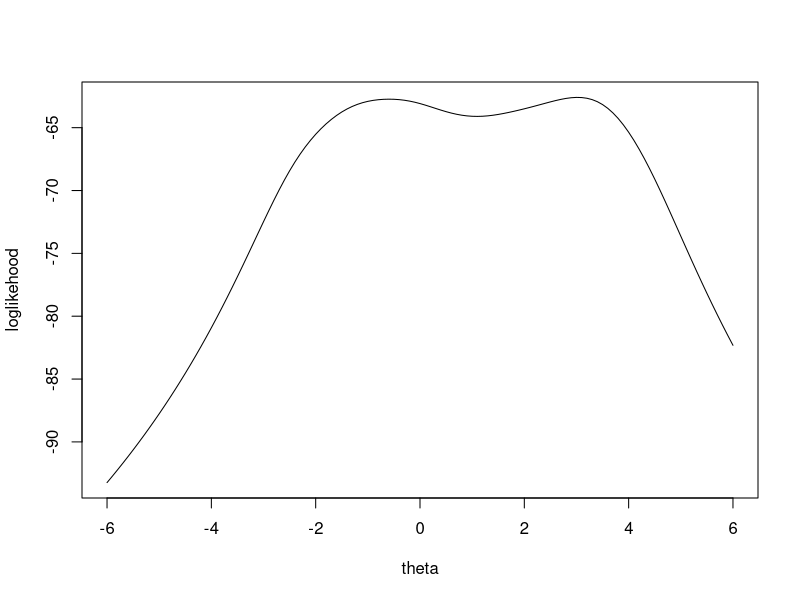
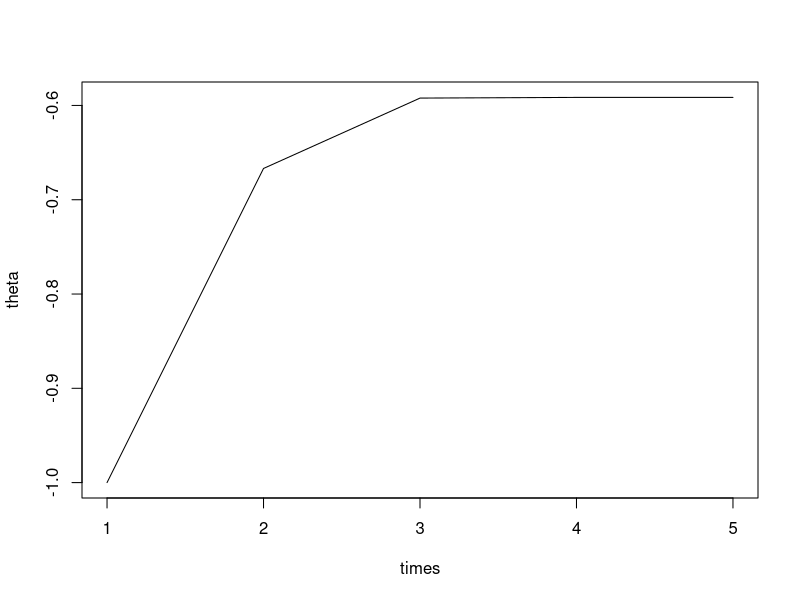
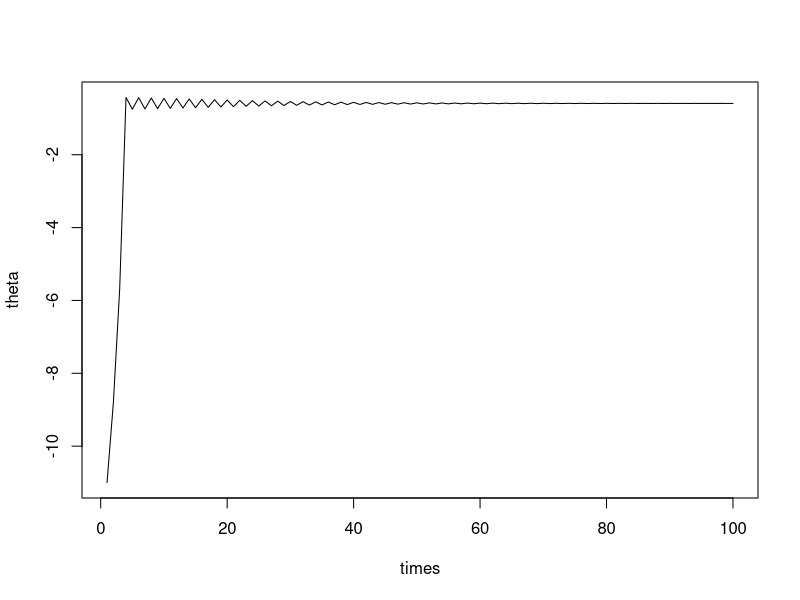
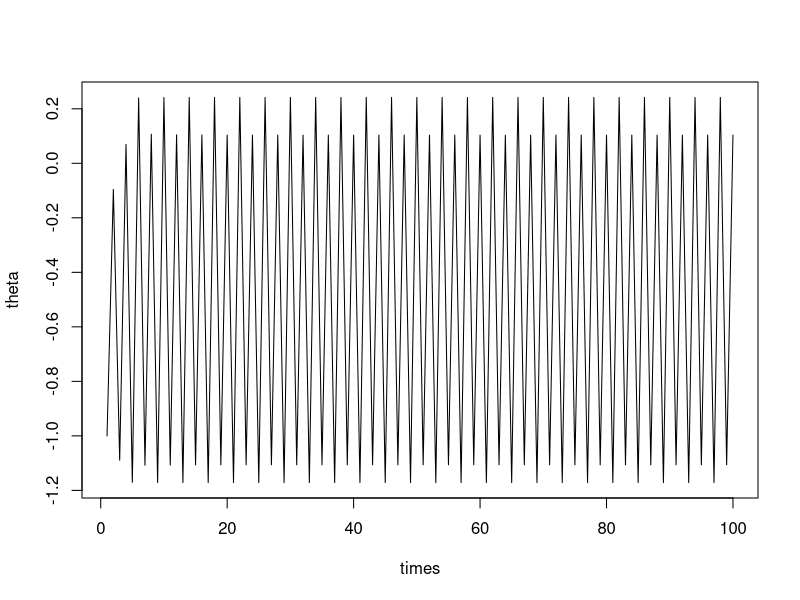
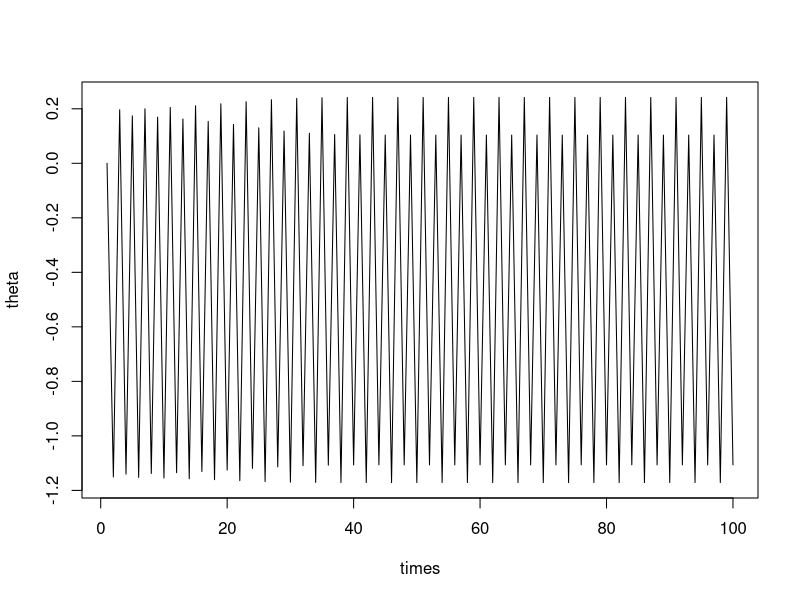
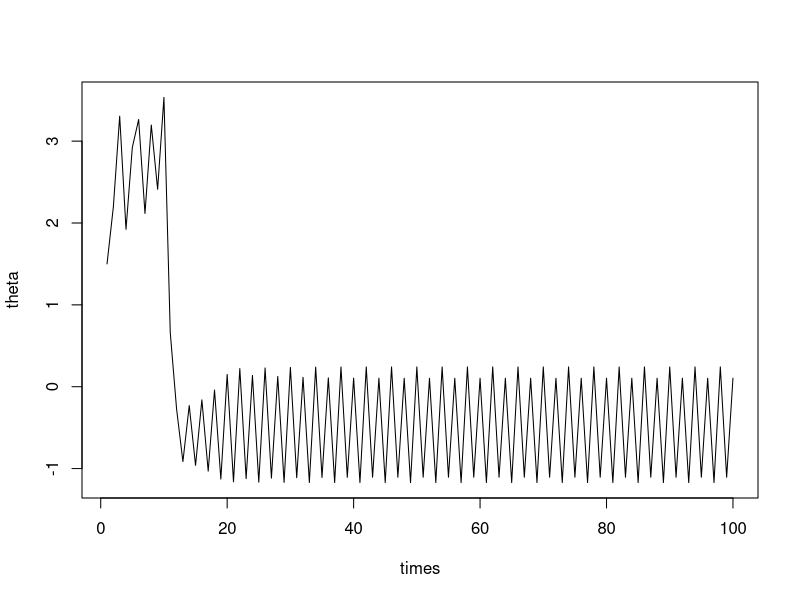
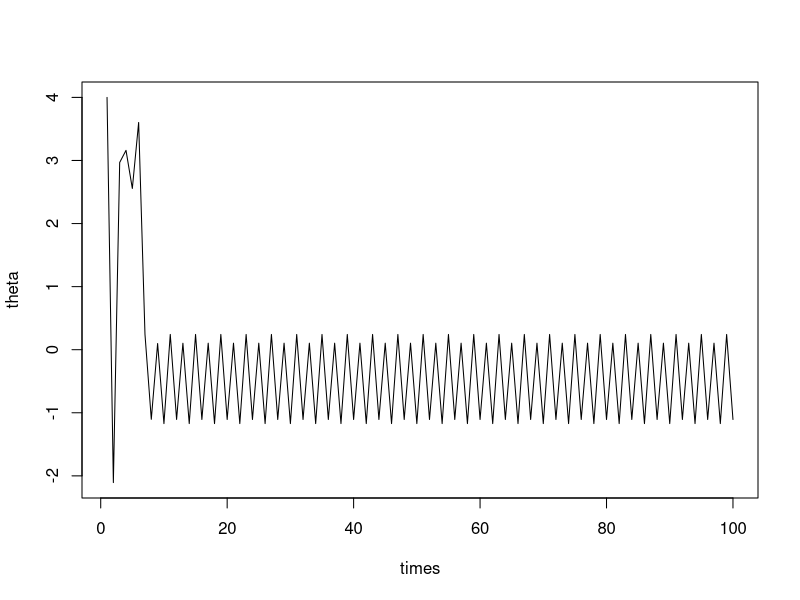
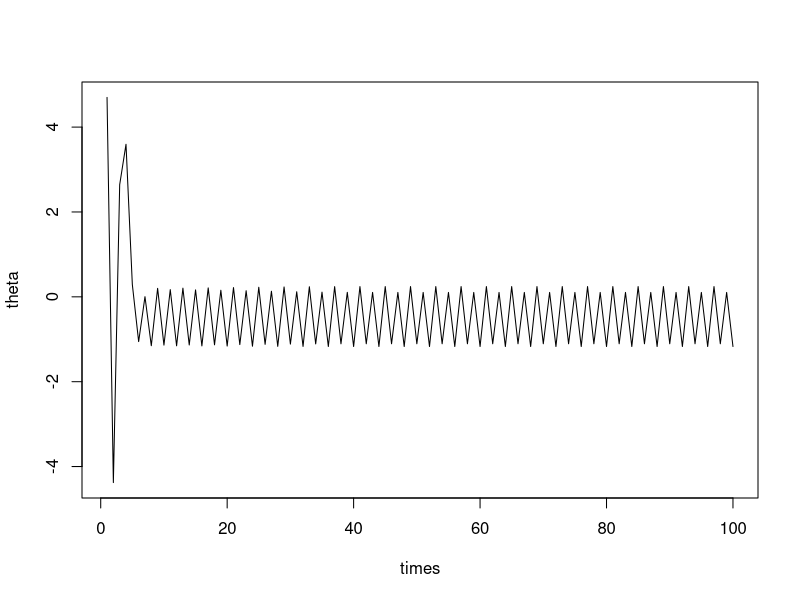

The R source for these figures, in order:
## ---- chunk 1
x <- c(1.77, -0.23, 2.76, 3.80, 3.47, 56.75, -1.34, 4.24, -2.44,
       3.29, 3.71, -2.40, 4.53, -0.07, -1.05, -13.87, -2.53, -1.75)
### loglikelihood function
loglikelihood <- function(x, theta) {
  value <- -length(x)*log(pi)
  for (i in 1:length(x)){
    value <- value - log(1+(theta-x[i])^2)
  }
  value
}
### First derivative of loglikelihood
llh1 <- function(x, theta){
  value <- 0
  for (i in 1:length(x)){
    value <- value - 2*(theta-x[i])/(1+(theta-x[i])^2)
  }
  value
}
### Second derivative of loglikehood
llh2 <- function(x, theta){
  value <- 0
  for (i in 1:length(x)){
    value <- value - 2*(1-(theta-x[i])^2)/(1+(theta-x[i])^2)^2
  }
  value
}

### Compute theta value when geting MLE
theta <- array()
theta[1] <- -1
difference <- 100
i <- 1
while(abs(difference)>10^(-4) & i<100){
  theta[i+1] <- theta[i] - llh1(x, theta[i])/llh2(x, theta[i])
  difference <- theta[i+1] - theta[i]
  i <- i+1
}

# c(-11, -1, 0, 1.5, 4, 4.7, 7, 8, 38)
temp <- seq(-6,6,0.1)
#plot(temp, loglikelihood(x, temp), xlab = "theta", ylab = "loglikehood", type = 'l')
#plot(theta, xlab = "times", ylab = "theta", type = 'l')
## ---- chunk 2
plot(temp, loglikelihood(x, temp), xlab = "theta", ylab = "loglikehood", type = 'l')
plot(theta, xlab = "times", ylab = "theta", type = 'l')
## ---- chunk 3
fixed_point <- function(alpha, x, theta){
  value <- alpha*llh1(x, theta) + theta
  return(value)
}

start_point <- c(-11, -1, 0, 1.5, 4, 4.7, 7, 8, 38)
alpha <- c(1,0.64,0.25)

sample <- function(alpha,x,start_point){
  theta <- array()
  theta[1] <- start_point
  diff <- 100
  i <- 1
  while(abs(diff)>10^(-4)&i<100){
    theta[i+1] <- fixed_point(alpha, x, theta[i])
    diff <- theta[i+1]-theta[i]
    i <- i+1
  }
  plot(theta, xlab = 'times', type = 'l')
}

for (i in 1:length(alpha)){
  for (j in 1:length(start_point)){
    sample(alpha[i],x,start_point[j])
  }
}
## ---- chunk 4
x <- c(1.77, -0.23, 2.76, 3.80, 3.47, 56.75, -1.34, 4.24, -2.44,
       3.29, 3.71, -2.40, 4.53, -0.07, -1.05, -13.87, -2.53, -1.75)
llh1 <- function(x, theta){
  value <- 0
  for (i in 1:length(x)){
    value <- value - 2*(theta-x[i])/(1+(theta-x[i])^2)
  }
  value
}
theta <- array()
theta[1] <- -1
diff <- 100
i <- 1
while(abs(diff)>10^(-4)){
  theta[i+1] <- theta[i]+llh1(x, theta[i])/(length(x)/2)
  diff <- theta[i+1]-theta[i]
  i <- i+1
}
plot(theta, xlab = 'times', type = 'l')
## ---- chunk 5
x <- c(3.91, 4.85, 2.28, 4.06, 3.70, 4.04, 5.46, 3.53, 2.28, 1.96,
       2.53, 3.88, 2.22, 3.47, 4.82, 2.46, 2.99, 2.54, 0.52)
theta <- seq(-pi, pi, 0.01)
loglikelihood <- function(x, theta){
  value <- -length(x)*log(pi)
  for (i in 1:length(x)){
    value <- value + log((sin((x[i]-theta)/2)^2))
  }
  value
}
value <- array()
for (i in 1:length(theta)){
  value[i] <- loglikelihood(x, theta[i])
}
plot(theta, value, type = 'l')
## ---- chunk 6
x <- c(3.91, 4.85, 2.28, 4.06, 3.70, 4.04, 5.46, 3.53, 2.28, 1.96,
       2.53, 3.88, 2.22, 3.47, 4.82, 2.46, 2.99, 2.54, 0.52)

theta <- seq(-pi, pi, 0.01)
theta_bar <- function(theta){
  pi+sin(theta)-mean(x)
}

uniroot(theta_bar, c(-pi, 2))$root
uniroot(theta_bar, c(2, pi))$root
## ---- chunk 7
x <- c(3.91, 4.85, 2.28, 4.06, 3.70, 4.04, 5.46, 3.53, 2.28, 1.96,
       2.53, 3.88, 2.22, 3.47, 4.82, 2.46, 2.99, 2.54, 0.52)
theta <- seq(-pi, pi, 0.01)
theta_bar <- function(theta){
  pi+sin(theta)-mean(x)
}

theta_moment <- c(uniroot(theta_bar, c(-pi, 2))$root, uniroot(theta_bar, c(2, pi))$root)


### First derivative of loglikelihood
llh1 <- function(x, theta){
  value <- 0
  for (i in 1:length(x)){
    value <- value + sin(x[i]-theta)/(1-cos(x[i]-theta))
  }
  value
}

### Second derivative of loglikelihood
llh2 <- function(x, theta){
  value <- 0
  for (i in 1:length(x)){
    value <- value + 1/(1-cos(x[i]-theta))
  }
  value
}

### Compute theta value when geting MLE
theta <- array()
theta[1] <- theta_moment[1]
difference <- 100
i <- 1
while(abs(difference)>10^(-8)){
  theta[i+1] <- theta[i] - llh1(x, theta[i])/llh2(x, theta[i])
  difference <- theta[i+1] - theta[i]
  i <- i+1
}
plot(theta, xlab = 'times')

### Compute theta value when geting MLE
theta <- array()
theta[1] <- theta_moment[2]
difference <- 100
i <- 1
while(abs(difference)>10^(-8)){
  theta[i+1] <- theta[i] - llh1(x, theta[i])/llh2(x, theta[i])
  difference <- theta[i+1] - theta[i]
  i <- i+1
}
plot(theta, xlab = 'times')
## ---- chunk 8
x <- c(3.91, 4.85, 2.28, 4.06, 3.70, 4.04, 5.46, 3.53, 2.28, 1.96,
       2.53, 3.88, 2.22, 3.47, 4.82, 2.46, 2.99, 2.54, 0.52)

### First derivative of loglikelihood
llh1 <- function(x, theta){
  value <- 0
  for (i in 1:length(x)){
    value <- value + sin(x[i]-theta)/(1-cos(x[i]-theta))
  }
  value
}

### Second derivative of loglikelihood
llh2 <- function(x, theta){
  value <- 0
  for (i in 1:length(x)){
    value <- value + 1/(1-cos(x[i]-theta))
  }
  value
}

### Compute theta value when geting MLE
temp <- seq(-pi, pi, length.out = 200)

Results <- function(x, theta){
  difference <- 100
  i <- 1
  while(abs(difference)>10^(-4)&i<100){
    theta[i+1] <- theta[i] - llh1(x, theta[i])/llh2(x, theta[i])
    difference <- theta[i+1] - theta[i]
    i <- i+1
  }
  theta[i]
}

value <- array()
for (i in 1:length(temp)){
  value[i] <- round(Results(x,temp[i]),6)
}
Group <- as.data.frame(table(value))
Group
## ---- chunk 9
beetles <- data.frame(
  days = c(0, 8, 28, 41, 63, 69, 97, 117, 135, 154),
  beetles = c(2, 47, 192, 256, 768, 896, 1120, 896, 1184, 1024))

times <- beetles$days
N <- beetles$beetles

z_matrix <- function(r, k){
  z <- matrix(nrow = length(times), ncol = 1)
  for (i in 1:length(times)){
    z[i,1] <- N[i] - 2*k/(2+(k-2)*exp(-r*times[i]))
  }
  z
}

N0 <- 2
A_matrix <- function(r, k){
  A <- matrix(nrow = length(times), ncol = 2)
  for (i in 1:length(times)){
    A[i,1] <- times[i]*(k-N0)*exp(-1*r*times[i])*k*N0/((N0+(k-N0)*exp(-1*r*times[i]))^2)
    A[i,2] <- (N0^2-N0^2*exp(-1*r*times[i]))/((N0+(k-N0)*exp(-1*r*times[i]))^2)

  }
  A
}

theta_calculate <- function(r, k){
  A <- A_matrix(r, k)
  z <- z_matrix(r, k)
  theta <- solve(t(A)%*%A)%*%t(A)%*%z
  theta
}
## ---- chunk 10
Gauss_Newton <- function(r0,k0){
  start <- c(0.5,1000)
  error <- sum(abs(start))
  i <- 1
  while(error>10^(-4)){
    r0 <- r0 + theta_calculate(r0,k0)[1]
    k0 <- k0 + theta_calculate(r0,k0)[2]
    error <- sum(abs(theta_calculate(r0,k0)))
    i <- i + 1
  }
  theta <- c(r0, k0, i)
  theta
}
Gauss_Newton(0.2,2000)
model <- nls(N~(2*k)/(2+(k-2)*exp(-r*times)), start = list(k = 100, r = 0.1))
model
## ---- chunk 11
###Plot the contour of the sum of squared errors
i <- 1
error <- 1
r0 <- array()
k0 <- array()
r0[1] <- 0.2
k0[1] <- 1000
while(error>10^(-4)){
  r0[i+1] <- r0[i] + theta_calculate(r0[i],k0[i])[1]
  k0[i+1] <- k0[i] + theta_calculate(r0[i],k0[i])[2]
  error <- sum(abs(theta_calculate(r0[i+1],k0[i+1])))
  i <- i + 1
}

value <- array()
for (i in 1:length(r0)){
  value[i] <- sum((N - 2*k0[i]/(2+(k0[i]-2)*exp(-r0[i]*times)))^2)
  value
}
plot(value, xlab = 'times', ylab = 'squared errors', type = 'l')
